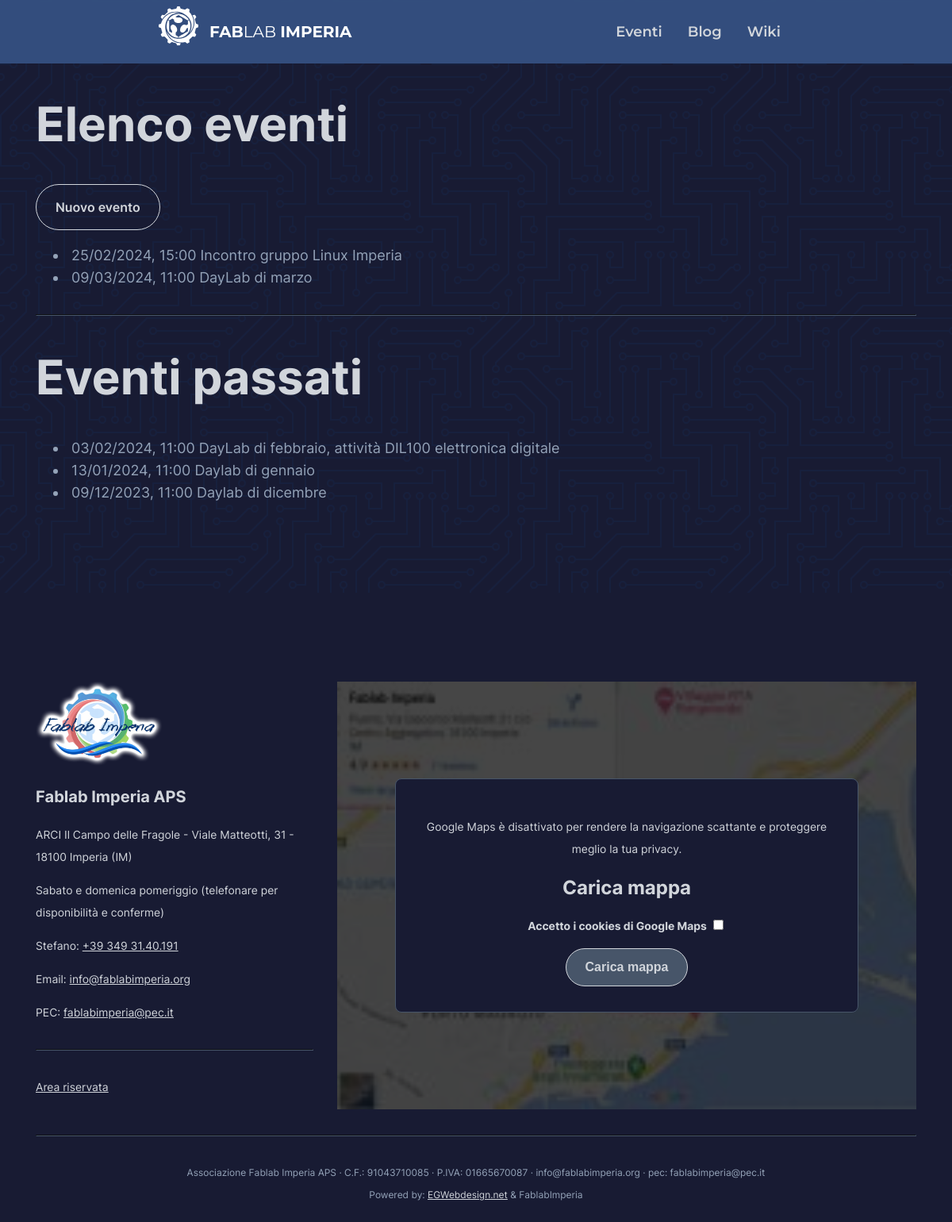
The app's page /admin/eventi.php, older data.
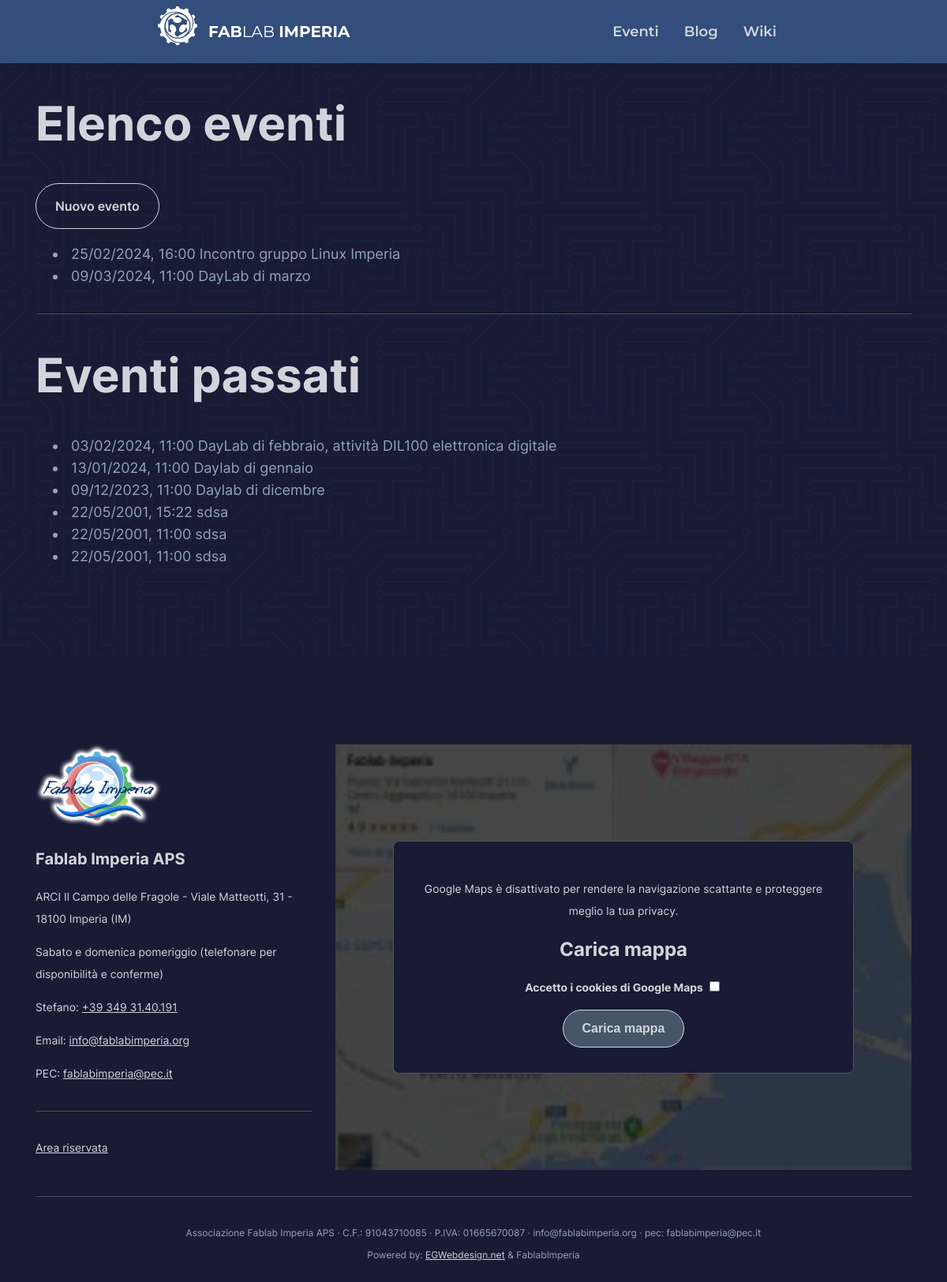
The same page, newer data.
### tables this page shows
CREATE TABLE "EVENTS" (
	"id"	INTEGER,
	"title"	TEXT NOT NULL,
	"description"	TEXT NOT NULL,
	"event_timestamp"	BIGINT NOT NULL,
	"repeats"	TEXT,
	"where_address"	TEXT NOT NULL,
	"where_map_url"	TEXT NOT NULL,
	"full_text"	TEXT NOT NULL DEFAULT 'a', "published",
	PRIMARY KEY("id" AUTOINCREMENT)
);

### private/database.php (called while the page is built, shortened)
<?php
require_once "event_management.php";
class Database
{
    private $db_handle;
    function __construct()
    {
        $this->db_handle = new \SQLite3(__DIR__  . '/data.sqlite3');
        $this->db_handle->exec('PRAGMA journal_mode = wal;');
    }
    function event_fetch_future(): array
    {
        $now = new \DateTime();
        $now->setTime(0,0);
        $st = $this->db_handle->prepare("SELECT * FROM EVENTS WHERE event_timestamp >= ? ORDER BY event_timestamp;");
        $st->bindValue(1, $now->getTimestamp(), SQLITE3_INTEGER);
        $res = $st->execute();
        $resulting_array = [];
        while($result = $res->fetchArray(SQLITE3_ASSOC))
        {
            $ev = new Event($result);
            array_push(
                $resulting_array,
                $ev
            );
        }
        return $resulting_array;
    }
    function event_fetch_past(): array
    {
        $now = new \DateTime();
        $now->setTime(0,0);
        $st = $this->db_handle->prepare("SELECT * FROM EVENTS WHERE event_timestamp < ? ORDER BY event_timestamp DESC;");
        $st->bindValue(1, $now->getTimestamp(), SQLITE3_INTEGER);
        $res = $st->execute();
        $resulting_array = [];
        while($result = $res->fetchArray(SQLITE3_ASSOC))
        {
            $ev = new Event($result);
            array_push(
                $resulting_array,
                $ev
            );
        }
        return $resulting_array;
    }
}
?>

### private/event_management.php (called while the page is built, shortened)
<?php
class Event
{
    function __construct($db_row)
    {
        $this->title = $db_row["title"];
        $this->event_timestamp = intval($db_row["event_timestamp"]);
        $this->repeats = $db_row["repeats"];
        $this->where_map_url = $db_row["where_map_url"];
    }
}
?>

### admin/eventi.php (the view, shortened to what this page needs)
<?php
require "../private/header.php";
require "../private/database.php";
?>
<main>
<div class="container">
<h1>Elenco eventi</h1>
<p>
    <a class="btn" href="/admin/evento_new.php"> <i class="fa fa-plus"></i> Nuovo evento</a>
</p>
<?php
$db = new Database();
$events = $db->event_fetch_future();
echo "<ul>";
foreach ($events as $value)
{
    echo "<li>";
    echo date("d/m/Y, H:i", $value->event_timestamp);
    echo $value->title;
    echo "</li>";
}
echo "</ul>"
?>
<hr>
<h1>Eventi passati</h1>
<?php
$events = $db->event_fetch_past();
echo "<ul>";
foreach ($events as $value)
{
    echo "<li>";
    echo date("d/m/Y, H:i", $value->event_timestamp);
    echo $value->title;
    echo "</li>";
}
echo "</ul>"
?>
</div>
</main>
<?php
require "../private/footer.php";
?>

### private/header.php (shortened to what this page needs)
<!DOCTYPE html>
<html lang="it">
<head>
    <link rel="stylesheet" href="/assets/bootstrap-grid.min.css">
    <link rel="stylesheet" href="/assets/font_load.css">
    <link rel="stylesheet" href="/assets/fabstyle.css">
    <link rel="stylesheet" href="/assets/navbar.css">
    <link rel="stylesheet" href="https://cdn.jsdelivr.net/npm/fork-awesome@1.2.0/css/fork-awesome.min.css">
</head>
<header class="container">
        <nav>
            <a href="/">
                <div class="navbar-title">
                    <img src="/assets/fab_icon.svg" alt="Icona rete fablab">
                    <span class="bold">FAB</span>LAB&nbsp;<span class="bold">IMPERIA</span>
                </div>
            </a>
            <div class="navbar-menu">
                <a href="/eventi/">Eventi</a>
                <a href="/blog/">Blog</a>
                <a href="https://wiki.fablabimperia.org/">Wiki</a>
            </div>
        </nav>
</header>
<div class="bootstrap-wrapper">

### private/footer.php (shortened to what this page needs)
<footer>
<div class="container">
		<div class="row">
            <div class="col-lg-4">
                <img class="logo" src="/assets/logo-fablab.png" alt="">
                <h2>
                    <a href="/">Fablab Imperia APS</a>
                </h2>
                <p> <i class="fa fa-lg fa-map-marker"></i> ARCI Il Campo delle Fragole - Viale Matteotti, 31 - 18100 Imperia (IM)</p>
                <p>  <i class="fa fa-lg fa-clock-o"></i> Sabato e domenica pomeriggio (telefonare per disponibilità e conferme)</p>
                <p>
                    Stefano:&nbsp;<a href="tel:+393493140191">+39 349 31.40.191 </a>
                </p>
                <p>
                    <i class="fa fa-lg fa-envelope"></i>  Email:&nbsp;<a href="mailto:info@fablabimperia.org">info@fablabimperia.org</a>
                </p>
                <p>
                <i class="fa fa-lg fa-address-book"></i> PEC:&nbsp;<a href="mailto:fablabimperia@pec.it">fablabimperia@pec.it</a>
                </p>
                <hr>
                <p>
                    <i class="fa fa-lock fa-lg"></i><a href="/admin/">Area riservata</a>
                </p>
            </div>
            <div class="col-lg-8">
                <div id="maps_placeholder" style="width:100%; height:100%;">
                    <div class="fake-map">
                        <div class="card card-opaque" style="margin:10%;">
                        <p>
                        Google Maps è disattivato per rendere la navigazione scattante e
                        proteggere meglio la tua privacy.
                        </p>
                        <form style="" id="map_load_action">
                        <h2>Carica mappa</h2>
                            <div>
                                <p>
                                    <label style="font-weight:bold;" for="field_accept_googlemaps_cookies">Accetto i cookies di Google Maps</label>
                                    <input type="checkbox" required id="field_accept_googlemaps_cookies">
                                </p>
                            </div>
                            <button type="submit" style="width:fit-content;" class="btn">Carica mappa</button>
                        </form>
                        </div>
                    </div>
                </div>
            </div>
		</div>
        <hr>
        <p class="imprint">
        Associazione&nbsp;Fablab&nbsp;Imperia&nbsp;APS · C.F.:&nbsp;91043710085 · P.IVA:&nbsp;01665670087 · info@fablabimperia.org · pec:&nbsp;fablabimperia@pec.it
<br> Powered by: <a href="http://egwebdesign.net/">EGWebdesign.net</a> & FablabImperia
        </p>
	</div>
</footer>
</div>

### assets/fabstyle.css (style rules this page uses)
:root { --primary-color: #5d9122; --background-color: #181b33; --card-border-color: #475569; --text-light: #FFFFFF; --text: #d1d5db; --gray-text: #94a3b8; --navbar-background: rgba(55, 84, 133, 0.9); --text-highlight-color: rgb(147, 197, 253); --radius: 0.5rem; --padding-normal: 1rem; --padding-large: 2rem; --padding-xl: 4rem; --blur-background: 5px; }
:root { --font-size-ultra-xxl: 3.75rem; --font-size-xxl: 1.5rem; --font-size-xl: 1.25rem; --font-size-l: 1.125rem; --font-size-m: 1rem; --font-size-s: 0.87rem; --font-size-xs: 0.75rem; }
h1 { font-size: var(--font-size-ultra-xxl); }
h2 { font-size: var(--font-size-xxl); font-weight: bold; }
p, li, a { font-size: var(--font-size-l); color: var(--gray-text); line-height: 1.75rem; }
.fake-map { background-image: url('/assets/images/fake_map_low.jpg'); background-repeat: no-repeat; background-size: cover; background-position: 0 0; background-blend-mode: multiply; background-color: #464646; width: 100%; height: 100%; text-align: center; display: flex; flex-direction: column; justify-content: center; align-items: center; }
.fake-map .btn { background-color: var(--card-border-color); }
hr { margin-top: 2rem; margin-bottom: 2rem; border-color: var(--card-border-color); }
.btn { display: inline-block; text-decoration: none; font-weight: 600; border-style: solid; border-width: 1px; border-radius: 2rem; border-color: var(--text); color: var(--text); text-align: center; padding: 0.875rem 1.5rem; background-color: #00000000; font-size: var(--font-size-m); }
img { width: 100%; height: auto; }
footer p, footer a { color: var(--text); font-size: var(--font-size-s); }
footer h2>a { font-size: var(--font-size-xl); font-weight: bold; text-decoration: none; }
footer p.imprint { text-align: center; font-size: var(--font-size-xs); color: var(--gray-text); }
p.imprint a { font-size: var(--font-size-xs); }
footer { font-size: smaller; padding: var(--padding-normal); padding-top: 7rem; padding-bottom: 5rem; }
.imprint a { color: var(--text); }
footer img.logo { width: 10rem; height: auto; }
main { background-image: url("/assets/circuit-board/circuit-board.svg"); padding-top: 5rem; padding-bottom: 6rem; }
.bold { font-weight: bold; }
.card { border-style: solid; border-width: 1px; border-radius: var(--radius); border-color: var(--card-border-color); padding: var(--padding-large); margin-top: var(--padding-normal); margin-bottom: var(--padding-normal); }
.card-opaque { background-color: var(--background-color); }

### assets/navbar.css (style rules this page uses)
nav { background-color: var(--navbar-background); backdrop-filter: blur(var(--blur-background)); padding: 0.5rem; padding-right: 1rem; font-family: "Montserrat"; display: flex; align-items: center; justify-content:space-between; position: fixed; top: 0px; left: 0px; width: 100%; font-size: var(--font-size-m); z-index: 1; }
@media (min-width:1200px) { nav { padding-left: 200px; padding-right: 200px; } }
nav a { color: var(--text-light); text-decoration: none; }
nav img { width: 4rem; }
.navbar-menu { display: none; }
@media (min-width:768px) { .navbar-menu { display: flex; align-items: center; flex-direction: row; justify-content: flex-end; } }
.navbar-menu>p, .navbar-menu>a { color: var(--text); margin-left: 0.5rem; margin-right: 0.5rem; padding: 0.5rem; font-weight: 600; }
.navbar-title { display: flex; align-items: center; font-size: var(--font-size-xl); color: var(--text-light); }
.navbar-title>img { object-fit: contain; }

Row changes from the older to the newer data that the page shows:
changed events "Incontro gruppo Linux Imperia": event_timestamp "25/02/2024, 15:00" → "25/02/2024, 16:00"
added events: event_timestamp "22/05/2001, 15:22", title "sdsa", shown under "Eventi passati"
added events: event_timestamp "22/05/2001, 11:00", title "sdsa", shown under "Eventi passati"
added events: event_timestamp "22/05/2001, 11:00", title "sdsa", shown under "Eventi passati"
